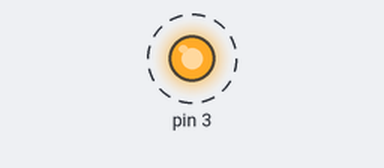
The program below on a simulated Raspberry Pi (header pin numbers). Parts: output pins drawn as LEDs (lit = HIGH). Dashed ring = blinking. What the program prints to the terminal is not drawn.

Above: at 0.5 s.
Timing chart, 0 to 4.6 s (numbered marks = the images above):
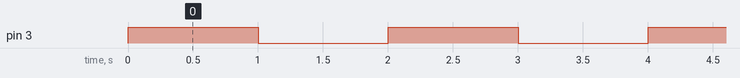

The program:

led1.py
```python
import RPi.GPIO as GPIO
import time
GPIO.setmode(GPIO.BOARD)#GPIO.BCM
GPIO.setup(3,GPIO.OUT)#for defining pin as output
while 1:
    GPIO.output(3,1) #turning on led
    print("Led is on")
    time.sleep(1) #1 second delay
    GPIO.output(3,0) #turnng of led
    print("led is off")
    time.sleep(1)
```

Measured:
- by itself, pin 3: alternates HIGH for 1.0 s and LOW for 1.0 s
